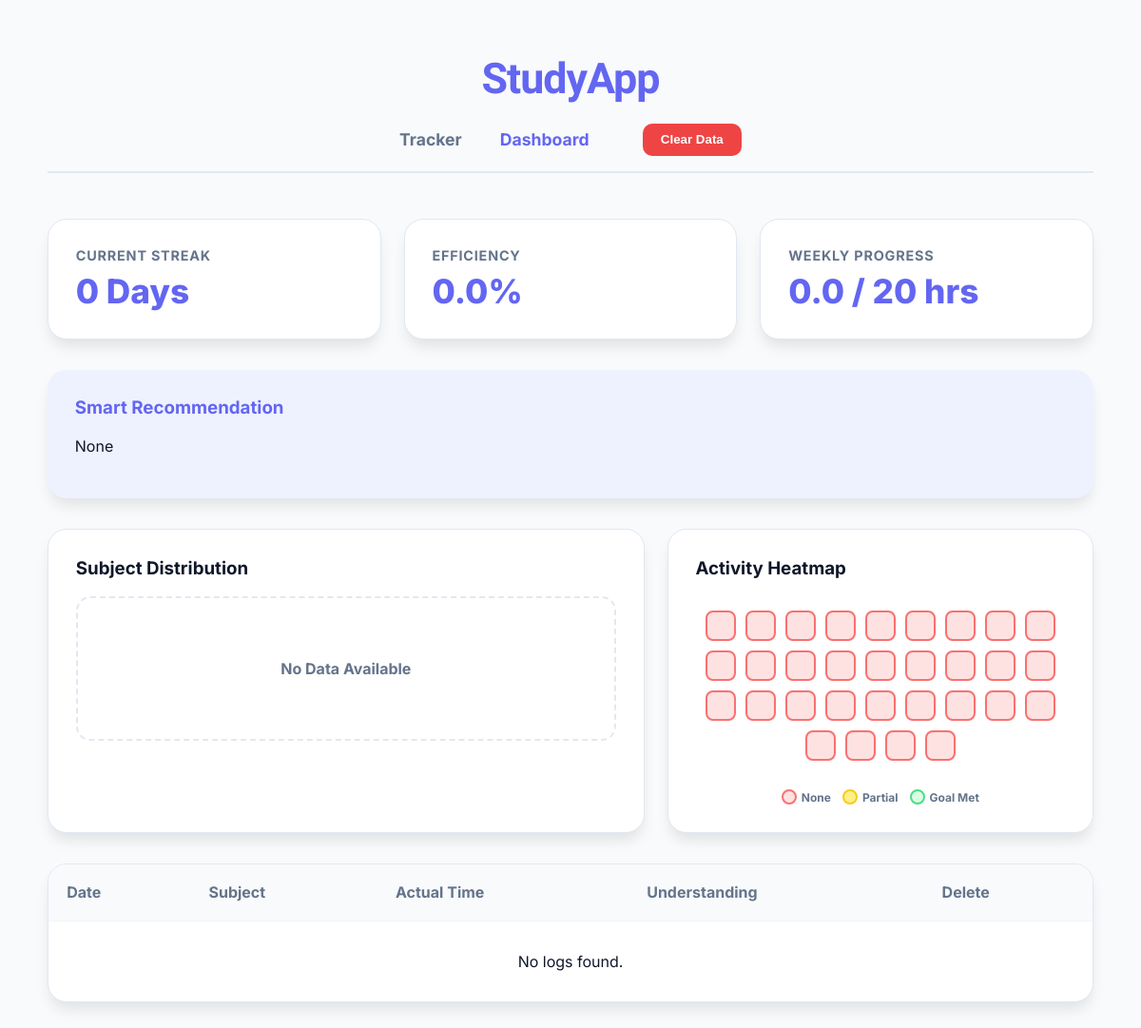
Page /dashboard on the earlier database version.
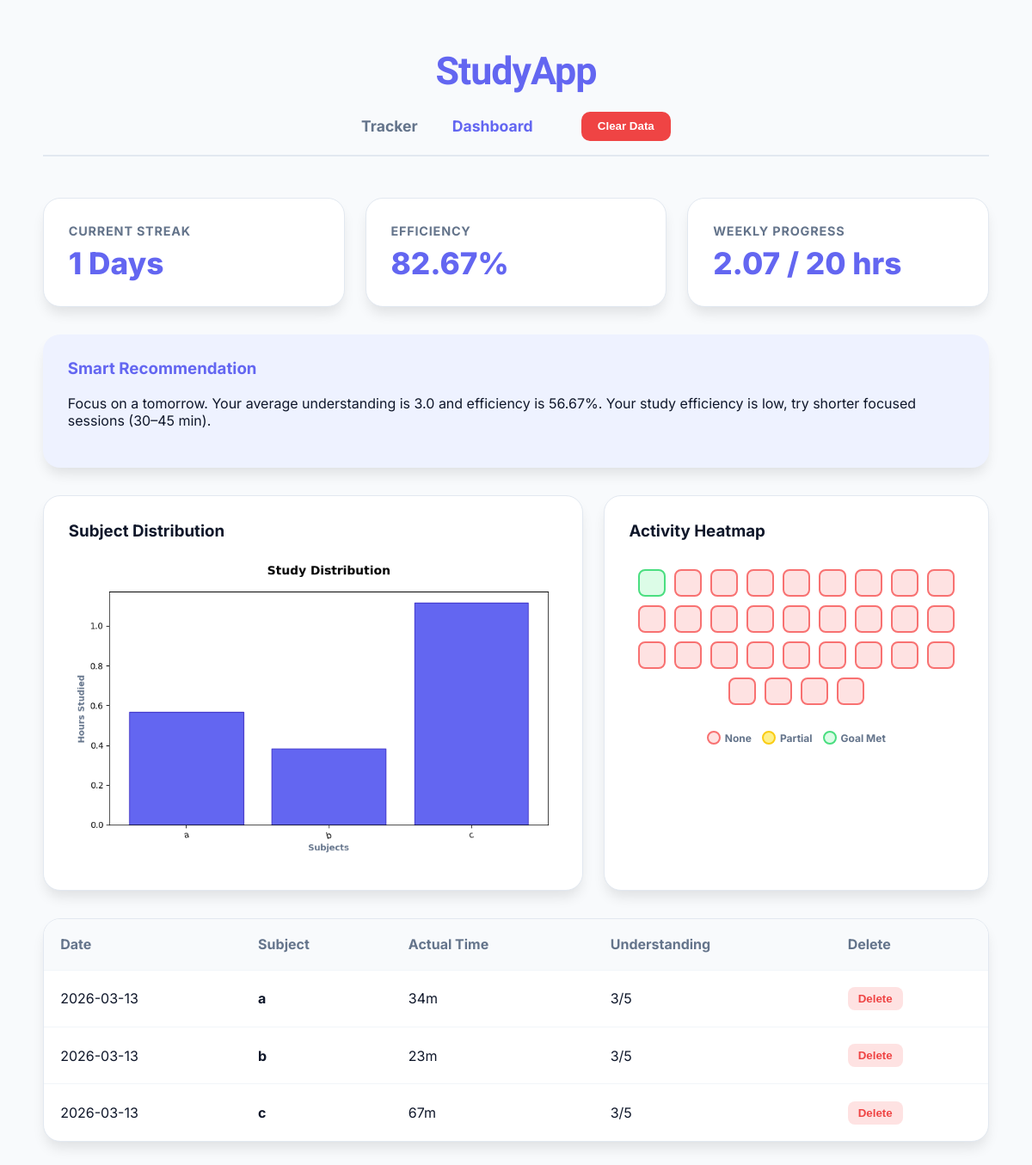
Same page on the later database version.
### tables this page shows
CREATE TABLE study_logs (
    id INTEGER PRIMARY KEY AUTOINCREMENT,
    subject TEXT,
    planned_time INTEGER,
    actual_time INTEGER,
    understanding INTEGER,
    date TEXT
);

### app.py (the view)
@app.route("/dashboard")
def dashboard():
    conn = sqlite3.connect("database.db")
    cursor = conn.cursor()
    cursor.execute("SELECT id, date, subject, planned_time, actual_time, understanding FROM study_logs ORDER BY id ASC")
    logs = cursor.fetchall()
    conn.close()
    current_streak, _ = get_streaks()
    efficiency = get_efficiency()
    _, progress_hours, _ = get_weekly_goal_progress()
    _, _, recommendation = get_recommendation()
    if logs:
        generate_subject_graph()
    heatmap_html = get_heatmap_data()
    return render_template(
        "dashboard.html",
        logs=logs,
        streak=current_streak,
        efficiency=efficiency,
        total_hours_this_week=progress_hours,
        recommendation=recommendation,
        heatmap_html=heatmap_html,
        version=random.randint(1, 9999)
    )

### logic/efficiency.py (called while the page is built)
def get_efficiency():
    conn = sqlite3.connect("database.db")
    cursor = conn.cursor()
    cursor.execute("SELECT SUM(actual_time), SUM(planned_time) FROM study_logs")
    row = cursor.fetchone()
    conn.close()
    total_actual = row[0] or 0
    total_planned = row[1] or 1  # avoid division by zero
    efficiency = round((total_actual / total_planned) * 100, 2)
    return efficiency

### logic/graphs.py (called while the page is built)
def generate_subject_graph():
    conn = sqlite3.connect("database.db")
    cursor = conn.cursor()
    cursor.execute("SELECT subject, SUM(actual_time) FROM study_logs GROUP BY subject")
    data = cursor.fetchall()
    conn.close()
    if not data:
        return
    subjects = [row[0] for row in data]
    times = [row[1] / 60 for row in data]
    plt.figure(figsize=(8, 5))
    plt.bar(subjects, times, color='#6366f1', edgecolor='#4338ca', linewidth=1)
    plt.xlabel('Subjects', fontweight='bold', color='#64748b')
    plt.ylabel('Hours Studied', fontweight='bold', color='#64748b')
    plt.title('Study Distribution', fontweight='800', fontsize=14, pad=20)
    plt.xticks(rotation=15)
    plt.tight_layout()
    graph_path = os.path.join('static', 'study_graph.png')
    plt.savefig(graph_path, transparent=True)
    plt.close()

### logic/heatmap.py (called while the page is built)
def get_heatmap_data():
    conn = sqlite3.connect("database.db")
    cursor = conn.cursor()
    today = date.today()
    start_date = today - timedelta(days=30)
    cursor.execute("""
        SELECT date, SUM(actual_time)
        FROM study_logs
        WHERE date >= ?
        GROUP BY date
    """, (start_date,))
    data = dict(cursor.fetchall())
    conn.close()
    heatmap_html = ""
    for i in range(31):
        current_date = today - timedelta(days=i)
        date_str = current_date.strftime("%Y-%m-%d")
        minutes = data.get(date_str, 0)
        if current_date > today:
            level = "upcoming"
        elif minutes == 0:
            level = "none"
        elif minutes < 120:
            level = "partial"
        else:
            level = "full"
        heatmap_html += f'<div class="heatmap-day {level}" title="{date_str}: {minutes} mins"></div>'
    return heatmap_html

### templates/dashboard.html (shortened to what this page needs)
<!DOCTYPE html>
<html lang="en">
<head>
    <link rel="stylesheet" href="{{ url_for('static', filename='style.css') }}">
</head>
<body style="padding: 2.5rem;">
    <div class="container">
        <div style="display: flex; flex-direction: column; align-items: center; margin-bottom: 3rem; padding: 1rem 0; border-bottom: 2px solid #e2e8f0;">
            <h1 style="margin: 0; font-family: 'Arimo', sans-serif; font-size: 2.8rem; color: var(--primary); letter-spacing: -1px; padding-bottom: 0.8rem;">
                StudyApp
            </h1>
            <nav style="display: flex; gap: 2.5rem; margin-top: 0.5rem; align-items: center;">
                <a href="/" style="text-decoration: none; font-weight: 700; color: var(--text-muted); font-size: 1.1rem;">Tracker</a>
                <a href="/dashboard" style="text-decoration: none; font-weight: 700; color: var(--primary); font-size: 1.1rem;">Dashboard</a>
                <form action="/clear" method="POST" onsubmit="return confirm('Delete all history?');" style="margin-left: 1rem;">
                    <button type="submit" class="btn-clear">Clear Data</button>
                </form>
            </nav>
        </div>
        <div class="dashboard-grid">
            <div class="card">
                <div class="stat-label">Current Streak</div>
                <div class="stat-value">{{ streak }} Days</div>
            </div>
            <div class="card">
                <div class="stat-label">Efficiency</div>
                <div class="stat-value">{{ efficiency }}%</div>
            </div>
            <div class="card {% if total_hours_this_week >= 20 %}goal-met{% endif %}">
                <div class="stat-label">Weekly Progress</div>
                <div class="stat-value">{{ total_hours_this_week }} / 20 hrs</div>
            </div>
        </div>
        <div class="card" style="margin-bottom: 2rem; background: var(--primary-light); border: none;">
            <h3 style="margin-top:0; color: var(--primary);">Smart Recommendation</h3>
            <p>{{ recommendation }}</p>
        </div>
        <div class="chart-grid">
            <div class="card">
                <h3 style="margin-top:0;">Subject Distribution</h3>
                {% if logs %}
                    <img src="{{ url_for('static', filename='study_graph.png') }}?v={{ version }}" style="width: 100%; border-radius: 12px;">
                {% else %}
                    <div style="padding: 3rem 1rem; text-align: center; color: var(--text-muted); border: 2px dashed #e2e8f0; border-radius: 15px;">
                        <p style="font-weight: 700;">No Data Available</p>
                    </div>
                {% endif %}
            </div>
            <div class="card">
                <h3 style="margin-top:0;">Activity Heatmap</h3>
                <div class="heatmap-container">
                    {{ heatmap_html | safe }}
                </div>
                <div style="display:flex; justify-content: center; gap: 12px; margin-top: 15px; font-size: 0.75rem; font-weight: 700; color: var(--text-muted);">
                    <div style="display:flex; align-items:center; gap:5px;"><div class="heatmap-day none" style="width:12px; height:12px;"></div> None</div>
                    <div style="display:flex; align-items:center; gap:5px;"><div class="heatmap-day partial" style="width:12px; height:12px;"></div> Partial</div>
                    <div style="display:flex; align-items:center; gap:5px;"><div class="heatmap-day full" style="width:12px; height:12px;"></div> Goal Met</div>
                </div>
            </div>
        </div>
        <div class="table-container">
            <table>
                <thead>
                    <tr>
                        <th>Date</th>
                        <th>Subject</th>
                        <th>Actual Time</th>
                        <th>Understanding</th>
                        <th>Delete</th>
                    </tr>
                </thead>
                <tbody>
                    {% for log in logs %}
                    <tr>
                        <td>{{ log[1] }}</td>
                        <td><strong>{{ log[2] }}</strong></td>
                        <td>{{ log[4] }}m</td>
                        <td>{{ log[5] }}/5</td>
                        <td>
                            <form action="{{ url_for('delete', log_id=log[0]) }}" method="POST">
                                <button type="submit" class="btn-delete">Delete</button>
                            </form>
                        </td>
                    </tr>
                    {% else %}
                    <tr>
                        <td colspan="5" style="text-align: center; padding: 2rem;">No logs found.</td>
                    </tr>
                    {% endfor %}
                </tbody>
            </table>
        </div>
    </div>
</body>
</html>

### static/style.css (style rules this page uses)
:root { --primary: #6366f1; --primary-light: #eef2ff; --success: #10b981; --bg: #f8fafc; --card-bg: #ffffff; --text-main: #0f172a; --text-muted: #64748b; --radius: 20px; --shadow-sm: 0 4px 6px -1px rgba(0, 0, 0, 0.1); --shadow-md: 0 10px 15px -3px rgba(0, 0, 0, 0.1); --shadow-lg: 0 20px 25px -5px rgba(0, 0, 0, 0.15); }
body { background-color: var(--bg); color: var(--text-main); font-family: 'Inter', sans-serif; margin: 0; padding: 0; }
.container { max-width: 1100px; margin: 0 auto; }
.dashboard-grid { display: grid; grid-template-columns: repeat(auto-fit, minmax(280px, 1fr)); gap: 1.5rem; margin-bottom: 2rem; }
.chart-grid { display: grid; grid-template-columns: 1.4fr 1fr; gap: 1.5rem; margin-bottom: 2rem; }
.card { background: var(--card-bg); padding: 1.8rem; border-radius: var(--radius); box-shadow: var(--shadow-md); border: 1px solid #e2e8f0; transition: all 0.3s cubic-bezier(0.4, 0, 0.2, 1); }
.stat-label { color: var(--text-muted); font-size: 0.9rem; font-weight: 700; text-transform: uppercase; letter-spacing: 0.8px; }
.stat-value { font-size: 2.2rem; font-weight: 800; color: var(--primary); margin-top: 8px; }
.heatmap-container { display: flex; flex-wrap: wrap; gap: 10px; padding: 15px 0; justify-content: center; }
.heatmap-day { width: 28px; height: 28px; border-radius: 8px; border: 2px solid; transition: all 0.2s ease; cursor: help; }
.none { background-color: #fee2e2; border-color: #f87171; }
.partial { background-color: #fef08a; border-color: #facc15; }
.full { background-color: #dcfce7; border-color: #4ade80; }
.btn-clear { background: #ef4444; color: white; border: none; padding: 0.6rem 1.2rem; border-radius: 10px; font-weight: 700; cursor: pointer; transition: transform 0.2s; }
.btn-delete { background: #fee2e2; color: #ef4444; border: none; padding: 6px 12px; border-radius: 8px; font-weight: 700; cursor: pointer; transition: background 0.2s; }
.table-container { background: white; border-radius: var(--radius); overflow: hidden; border: 1px solid #e2e8f0; margin-top: 1.5rem; box-shadow: var(--shadow-md); }
table { width: 100%; border-collapse: collapse; }
th { background: #f8fafc; padding: 1.2rem; text-align: left; color: var(--text-muted); }
td { padding: 1.2rem; border-top: 1px solid #f1f5f9; }
tbody tr { transition: all 0.2s ease; cursor: default; }

Differences in the rows shown:
added study_logs: date "2026-03-13", subject "a", actual_time "34", understanding "3"
added study_logs: date "2026-03-13", subject "b", actual_time "23", understanding "3"
added study_logs: date "2026-03-13", subject "c", actual_time "67", understanding "3"
Other differences:
{{ streak }}: "0" → "1"
{{ efficiency }}: "0.0" → "82.67"
{{ total_hours_this_week }}: "0.0" → "2.07"
{{ recommendation }}: "None" → "Focus on a tomorrow. Your average understanding is 3.0 and efficiency is 56.67%. Your study efficiency is low, try shorter focused sessions (30–45 min)."
text no longer shown: "No Data Available No logs found."
